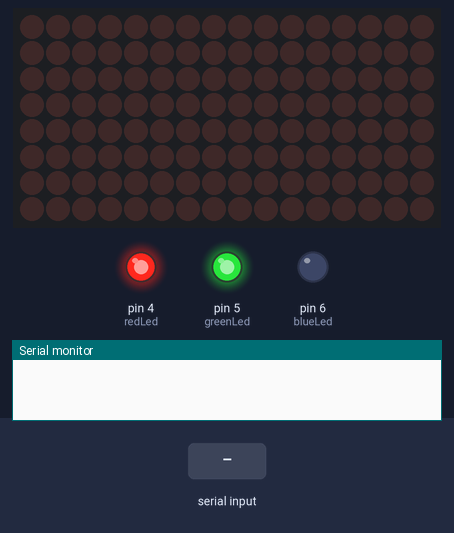
A sketch run on a simulated Arduino Uno, built with avr-gcc and run on an emulated ATmega328P. On the bench: 16×8 LED matrix, output pins drawn as LEDs (lit = HIGH), the last lines printed to the serial monitor. Inputs (shaded band) come from the test bench.

Above: at 1.2 s.
1.3 s: "a" received over Serial
At 1.42 s:
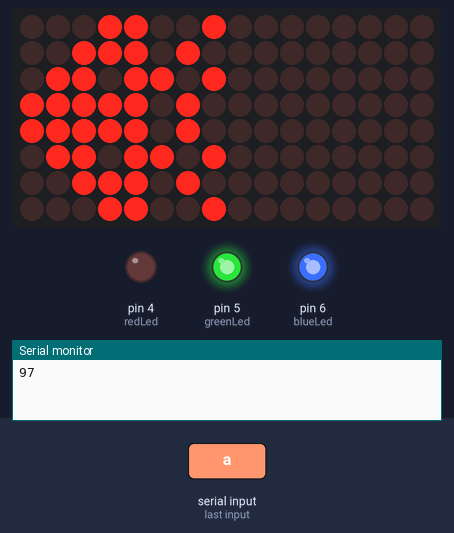
At 2.7 s:
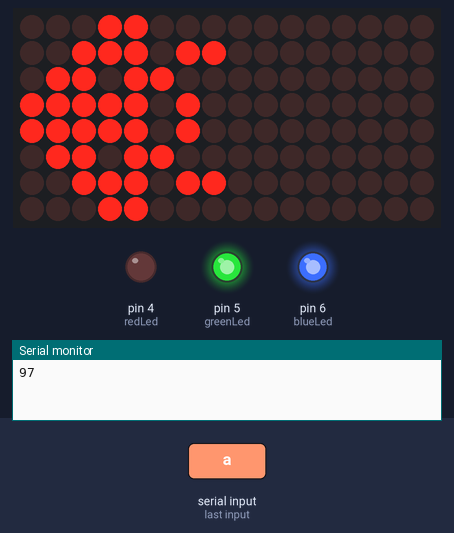
3.0 s: "1" received over Serial
At 3.4 s:
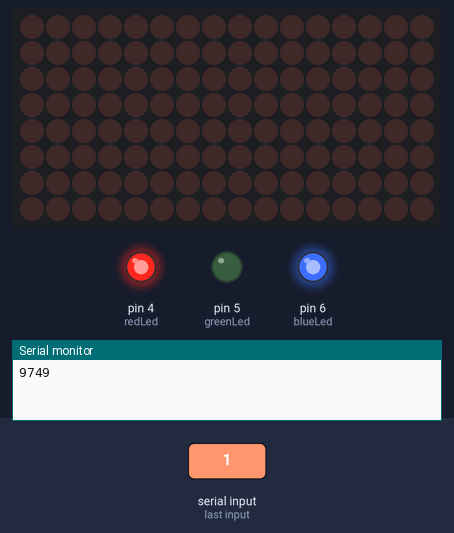
Timing chart, 0 to 6.0 s (numbered marks = the images above; inputs shaded):
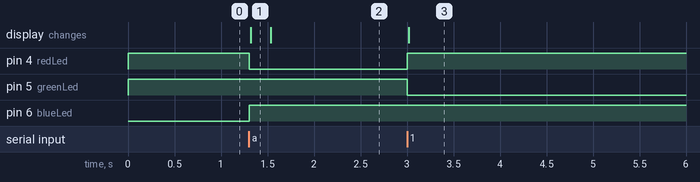

The sketch:

gocd_sketch.ino
```cpp
#include "LedControl.h"

LedControl lc=LedControl(12,11,10,2);  // Pins: DIN,CLK,CS, # of Display connected

unsigned long delayTime=200;  // Delay between Frames

int incomingByte = 0;   // for incoming serial data
int blueLed=6;
int greenLed=5;
int redLed=4;

byte invader1a[] =
{
   B00011000,  // First frame of invader #1
   B00111100,
   B01111110,
   B11011011,
   B11111111,
   B00100100,
   B01011010,
   B10100101
};

byte invader1b[] =
{
  B00011000, // Second frame of invader #1
  B00111100,
  B01111110,
  B11011011,
  B11111111,
  B00100100,
  B01011010,
  B01000010
};

byte off[] =
{
  B00000000, // Second frame of invader #1
  B00000000,
  B00000000,
  B00000000,
  B00000000,
  B00000000,
  B00000000,
  B00000000
};


void setup() {
        Serial.begin(9600);     // opens serial port, sets data rate to 9600 bps
        pinMode(greenLed, OUTPUT);
        pinMode(redLed, OUTPUT);
        pinMode(blueLed,OUTPUT);
        digitalWrite(redLed, HIGH);
        digitalWrite(greenLed, HIGH);

        lc.shutdown(0,false);
        lc.shutdown(1,false);
        lc.setIntensity(0,5);  // Set intensity levels
        lc.setIntensity(0,8);
        lc.clearDisplay(0);  // Clear Displays
        lc.clearDisplay(1);

}

void sinvader1a()
{
  for (int i = 0; i < 8; i++)
  {
    lc.setColumn(0,i,invader1a[i]);
  }
}

void sinvader1b()
{
  for (int i = 0; i < 8; i++)
  {
    lc.setColumn(0,i,invader1b[i]);
  }
}

void executeMatrix(byte ledArray[])
{
    for (int i = 0; i < 8; i++)
  {
    lc.setColumn(0,i,ledArray[i]);
  }
}
void loop() {

        if (Serial.available() > 0) {

        digitalWrite(blueLed, LOW);
        digitalWrite(redLed, HIGH);
        digitalWrite(greenLed, HIGH);


        incomingByte = Serial.read();

        Serial.print(incomingByte);
               if(incomingByte == 97){
                    digitalWrite(blueLed, HIGH);
                    digitalWrite(redLed, LOW);
                    digitalWrite(greenLed, HIGH);
                    executeMatrix(invader1a);
                    delay(delayTime);
                    executeMatrix(invader1b);
                    delay(delayTime);
                    delay(500);
                }else {
                    digitalWrite(blueLed, HIGH);
                    digitalWrite(redLed, HIGH);
                    digitalWrite(greenLed, LOW);
                    executeMatrix(off);
                    delay(500);
                  }
        }


}
```

Measured:
- after the input at 1.3 s, pin 4 (redLed): HIGH → LOW at once; pin 6 (blueLed): LOW → HIGH at once; the display: changes at once (image 1)
- after the input at 3.0 s, pin 4 (redLed): LOW → HIGH at once; pin 5 (greenLed): HIGH → LOW at once; the display: changes at once (image 3)
